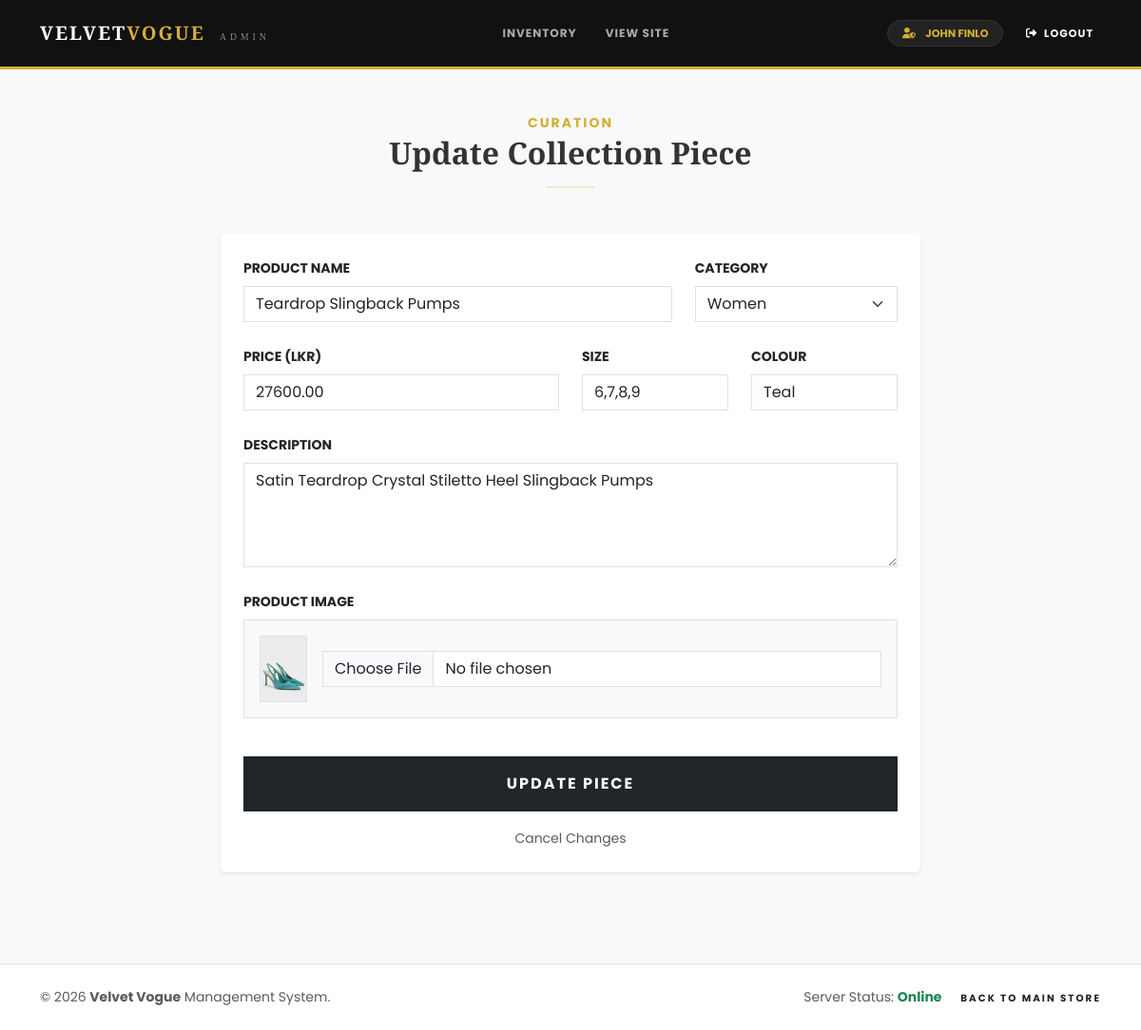
Screenshot of /admin/edit_product.php?id=18 (signed in) with the database file from the repository.
### tables this page shows
CREATE TABLE `products` (
  `id` int(11) NOT NULL,
  `name` varchar(255) DEFAULT NULL,
  `category_id` int(11) DEFAULT NULL,
  `description` text DEFAULT NULL,
  `price` decimal(10,2) DEFAULT NULL,
  `size` varchar(10) DEFAULT NULL,
  `colour` varchar(50) DEFAULT NULL,
  `image` varchar(255) DEFAULT NULL
);

CREATE TABLE `categories` (
  `id` int(11) NOT NULL,
  `name` varchar(100) DEFAULT NULL
);

### admin/edit_product.php (the view, shortened to what this page needs)
<?php
include '../includes/db.php';
$id = isset($_GET['id']) ? intval($_GET['id']) : 0;
$res = mysqli_query($conn, "SELECT * FROM products WHERE id = $id");
$product = mysqli_fetch_assoc($res);
$cat_res = mysqli_query($conn, "SELECT * FROM categories ORDER BY name ASC");
include 'includes/admin_header.php';
?>
<div class="container py-5">
    <div class="row justify-content-center">
        <div class="col-lg-8">
            <div class="mb-5 text-center">
                <h6 class="text-gold fw-bold text-uppercase tracking-widest small mb-1">Curation</h6>
                <h2 class="fw-bold" style="font-family: 'Playfair Display', serif;">Update Collection Piece</h2>
                <hr class="mx-auto" style="width: 50px; border-top: 2px solid #d4af37;">
            </div>
            <div class="card border-0 shadow-sm p-4 bg-white border">
                <form action="" method="POST" enctype="multipart/form-data">
                    <div class="row g-4">
                        <div class="col-md-8">
                            <label class="form-label fw-bold small text-uppercase tracking-wider">Product Name</label>
                            <input type="text" name="name" class="form-control rounded-0" value="<?php echo htmlspecialchars($product['name']); ?>" required>
                        </div>
                        <div class="col-md-4">
                            <label class="form-label fw-bold small text-uppercase tracking-wider">Category</label>
                            <select name="category_id" class="form-select rounded-0" required>
                                <?php while($cat = mysqli_fetch_assoc($cat_res)): ?>
                                    <option value="<?php echo $cat['id']; ?>" <?php echo ($cat['id'] == $product['category_id']) ? 'selected' : ''; ?>>
                                        <?php echo htmlspecialchars($cat['name']); ?>
                                    </option>
                                <?php endwhile; ?>
                            </select>
                        </div>
                        <div class="col-md-6">
                            <label class="form-label fw-bold small text-uppercase tracking-wider">Price (LKR)</label>
                            <input type="number" step="0.01" name="price" class="form-control rounded-0" value="<?php echo $product['price']; ?>" required>
                        </div>
                        <div class="col-md-3">
                            <label class="form-label fw-bold small text-uppercase tracking-wider">Size</label>
                            <input type="text" name="size" class="form-control rounded-0" value="<?php echo htmlspecialchars($product['size']); ?>">
                        </div>
                        <div class="col-md-3">
                            <label class="form-label fw-bold small text-uppercase tracking-wider">Colour</label>
                            <input type="text" name="colour" class="form-control rounded-0" value="<?php echo htmlspecialchars($product['colour']); ?>">
                        </div>
                        <div class="col-12">
                            <label class="form-label fw-bold small text-uppercase tracking-wider">Description</label>
                            <textarea name="description" rows="4" class="form-control rounded-0"><?php echo htmlspecialchars($product['description']); ?></textarea>
                        </div>
                        <div class="col-12">
                            <label class="form-label fw-bold small text-uppercase tracking-wider">Product Image</label>
                            <div class="d-flex align-items-center gap-3 p-3 border bg-light">
                                <img src="../assets/images/<?php echo $product['image']; ?>" style="width: 50px; height: 70px; object-fit: cover;" class="border">
                                <input type="file" name="image" class="form-control rounded-0 bg-white">
                            </div>
                        </div>
                        <div class="col-12 pt-3">
                            <button type="submit" name="update_product" class="btn btn-dark w-100 py-3 rounded-0 fw-bold tracking-widest text-uppercase">Update Piece</button>
                            <div class="text-center mt-3">
                                <a href="dashboard.php" class="text-muted small text-decoration-none">Cancel Changes</a>
                            </div>
                        </div>
                    </div>
                </form>
            </div>
        </div>
    </div>
</div>
<?php include 'includes/admin_footer.php'; ?>

### admin/includes/admin_header.php (style rules this page uses)
:root { --admin-gold: #d4af37; --admin-dark: #111; }
body { font-family: 'Poppins', sans-serif; background-color: #f8f9fa; color: #333; }
.text-gold { color: var(--admin-gold) !important; }
.tracking-widest { letter-spacing: 2px; }

### rows the page displays
products: name "Teardrop Slingback Pumps", category_id "Women", price "27600.00", size "6,7,8,9", colour "Teal", description "Satin Teardrop Crystal Stiletto Heel Slingback Pumps", image (picture)

### other values shown
$_SESSION['user']['name'] "JOHN FINLO"
